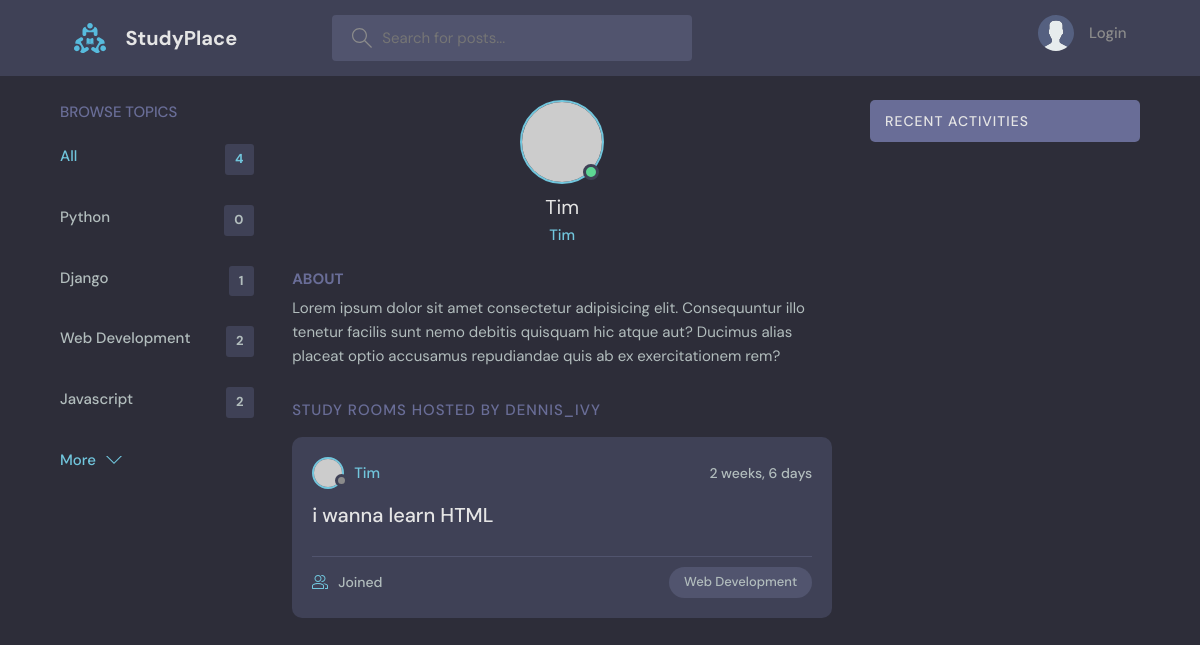
/profile/2/, run on an earlier commit of the app's database.
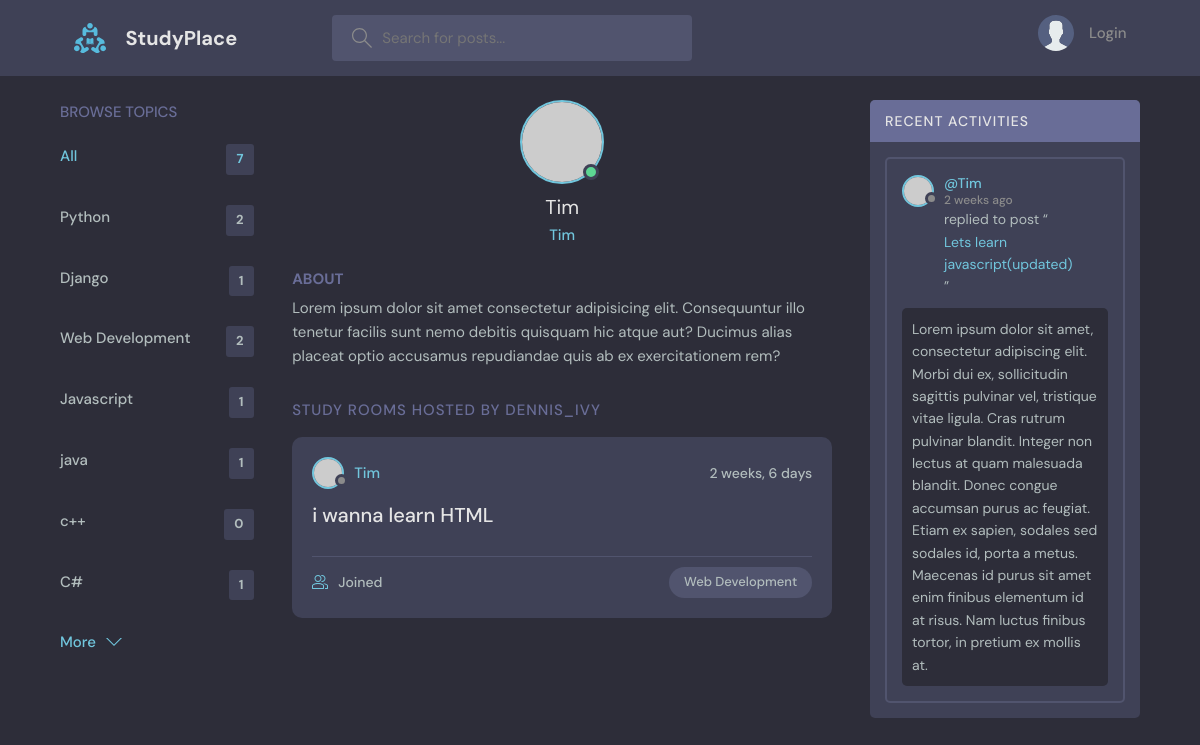
And on a later commit of the database.
### base/models.py (models this page shows, shortened)
class Topic(models.Model):
    name = models.CharField(max_length=200)

class Room(models.Model):
    host = models.ForeignKey(User,on_delete=models.SET_NULL, null=True)
    topic = models.ForeignKey(Topic,on_delete=models.SET_NULL, null=True)
    name = models.CharField(max_length=200)
    description = models.TextField(null=True, blank=True)
    Participants = models.ManyToManyField(
        User, related_name='participants', blank=True)
    updated = models.DateTimeField(auto_now=True)
    created = models.DateTimeField(auto_now_add=True)
    class Meta:
        ordering = ['-updated', '-created']

class Message(models.Model):
    user = models.ForeignKey(User, on_delete=models.CASCADE)
    room = models.ForeignKey(Room,on_delete=models.CASCADE)
    body = models.TextField()
    updated = models.DateTimeField(auto_now=True)
    created = models.DateTimeField(auto_now_add=True)
    class Meta:
        ordering = ['-updated', '-created']

### base/views.py (the view)
# urls.py: path('profile/<str:pk>/', views.userProfile, name="user-profile"),
def userProfile(request, pk):
    user = User.objects.get(id=pk)
    rooms = user.room_set.all()
    room_messages = user.message_set.all()
    topics = Topic.objects.all()
    context = {'user': user, 'rooms': rooms,
               'room_messages': room_messages, 'topics': topics}
    return render(request, 'base/profile.html', context)

### base/templates/base/profile.html (shortened to what this page needs)
{% extends 'main.html' %}
{% block content %}
  <main class="profile-page layout layout--3">
    <div class="container">
      {% include 'base/topics_component.html' %}
      <div class="roomList">
        <div class="profile">
          <div class="profile__avatar">
            <div class="avatar avatar--large active">
              <img src="https://randomuser.me/api/portraits/men/11.jpg" />
            </div>
          </div>
          <div class="profile__info">
            <h3>{{user.username}}</h3>
            <p>{{user.username}}</p>
          </div>
          <div class="profile__about">
            <h3>About</h3>
            <p>
              Lorem ipsum dolor sit amet consectetur adipisicing elit. Consequuntur illo tenetur
              facilis sunt nemo debitis quisquam hic atque aut? Ducimus alias placeat optio
              accusamus repudiandae quis ab ex exercitationem rem?
            </p>
          </div>
        </div>
        <div class="roomList__header">
          <div>
            <h2>Study Rooms Hosted by dennis_ivy</a>
            </h2>
          </div>
        </div>
       {% include 'base/feed_component.html' %}
      </div>
     {% include 'base/activity_component.html' %}
    </div>
  </main>
{% endblock content%}

### templates/main.html (shortened to what this page needs)
<!DOCTYPE html>
{% load static %}
<html lang="en">
  <head>
    <link rel="stylesheet" href="{% static 'styles/style.css' %}" />
  </head>
  <body>
       {% include 'navbar.html' %}
    {% block content %}
    {% endblock %}
  </body>
</html>

### templates/navbar.html (shortened to what this page needs)
{% load static %}
<header class="header header--loggedIn">
      <div class="container">
        <a href="{% url 'home' %}" class="header__logo">
          <img src="{% static 'images/logo.svg' %}" />
          <h1>StudyPlace</h1>
        </a>
        <form class="header__search" method="GET" action="{% url 'home' %}">
          <label>
            <input  name="q" placeholder="Search for posts..." />
          </label>
        </form>
        <nav class="header__menu">
          {% if request.user.is_authenticated %}
          <div class="header__user">
            <a href="{% url 'update-user' %}">
              <div class="avatar avatar--medium active">
                <img src="https://randomuser.me/api/portraits/men/37.jpg" />
              </div>
              <p>{{request.user.username}} <span>{{request.user.username}}</span></p>
            </a>
            <button class="dropdown-button">
              <svg version="1.1" xmlns="http://www.w3.org/2000/svg" width="32" height="32" viewBox="0 0 32 32">
                <title>chevron-down</title>
                <path d="M16 21l-13-13h-3l16 16 16-16h-3l-13 13z"></path>
              </svg>
            </button>
          </div>
          {% else %}
           <a href="{% url 'login' %}">
            <img src="{% static 'images/avatar.svg' %}" />
            <p>Login</p>
          </a>
          {% endif %}
        </nav>
      </div>
    </header>

### base/templates/base/topics_component.html
 <div class="topics">
          <div class="topics__header">
            <h2>Browse Topics</h2>
          </div>
          <ul class="topics__list">
            <li>
              <a href="{% url 'home' %}" class="active">All <span>{{topics.count}}</span></a>
            </li>
             {% for topic in topics %}
            <li>
              <a href="{% url 'home' %}?q={{topic.name}}">{{topic.name}}<span>{{topic.room_set.all.count}}</span></a>
            </li>
             {% endfor %}
          </ul>
          <a class="btn btn--link" href="topics.html">
            More
            <svg version="1.1" xmlns="http://www.w3.org/2000/svg" width="32" height="32" viewBox="0 0 32 32">
              <title>chevron-down</title>
              <path d="M16 21l-13-13h-3l16 16 16-16h-3l-13 13z"></path>
            </svg>
          </a>
        </div>

### base/templates/base/feed_component.html (shortened to what this page needs)
      {% for room in rooms%}
<div class="roomListRoom">
            <div class="roomListRoom__header">
              <a href="{% url 'user-profile' room.host.id %}" class="roomListRoom__author">
                <div class="avatar avatar--small">
                  <img src="https://randomuser.me/api/portraits/women/11.jpg" />
                </div>
                <span>{{room.host.username}}</span>
              </a>
              <div class="roomListRoom__actions">
                <span>{{room.created|timesince}}</span>
              </div>
            </div>
            <div class="roomListRoom__content">
              <a href="{% url 'room' room.id %}">{{room.name}}</a>
            </div>
            <div class="roomListRoom__meta">
              <a href="{% url 'room' room.id %}" class="roomListRoom__joined">
                {{room.participants.all.count}} Joined
              </a>
              <p class="roomListRoom__topic">{{room.topic.name}}</p>
            </div>
          </div>
      {% endfor %}

### base/templates/base/activity_component.html (shortened to what this page needs)
  <div class="activities">
          <div class="activities__header">
            <h2>Recent Activities</h2>
          </div>
        {% for message in room_messages %}
          <div class="activities__box">
            <div class="activities__boxHeader roomListRoom__header">
              <a href="{% url 'user-profile' message.user.id %}" class="roomListRoom__author">
                <div class="avatar avatar--small">
                  <img src="https://randomuser.me/api/portraits/women/11.jpg" />
                </div>
                <p>
                  @{{message.user}}
                  <span>{{message.created|timesince}} ago</span>
                </p>
              </a>
            </div>
            <div class="activities__boxContent">
              <p>replied to post “<a href="{% url 'room' message.room.id %}">{{message.room.name}}</a>”</p>
              <div class="activities__boxRoomContent">
                {{message.body}}
              </div>
            </div>
          </div>
      {% endfor %}
      </div>

What changed in the data, as far as the page shows it:
computed for Topic "Python": room_set.all.count "0" → "2"
computed for Topic "Javascript": room_set.all.count "2" → "1"
added Topic: name "java", room_set.all.count "1"
added Topic: name "c++", room_set.all.count "0"
added Topic: name "C#", room_set.all.count "1"
added Message: user "Tim", created "2 weeks", room.name "Lets learn javascript(updated)", body "Lorem ipsum dolor sit amet, consectetur adipiscing elit. Morbi dui ex, sollicitudin sagittis pulvinar vel, tristique vitae ligula. Cras rutrum pulvinar blandit. Integer non lectus at quam malesuada blandit. Donec congue accumsan purus ac feugiat. Etiam ex sapien, sodales sed sodales id, porta a metus. Maecenas id purus sit amet enim finibus elementum id at risus. Nam luctus finibus tortor, in pretium ex mollis at."
Also different on the page:
{{ topics.count }}: "4" → "7"
